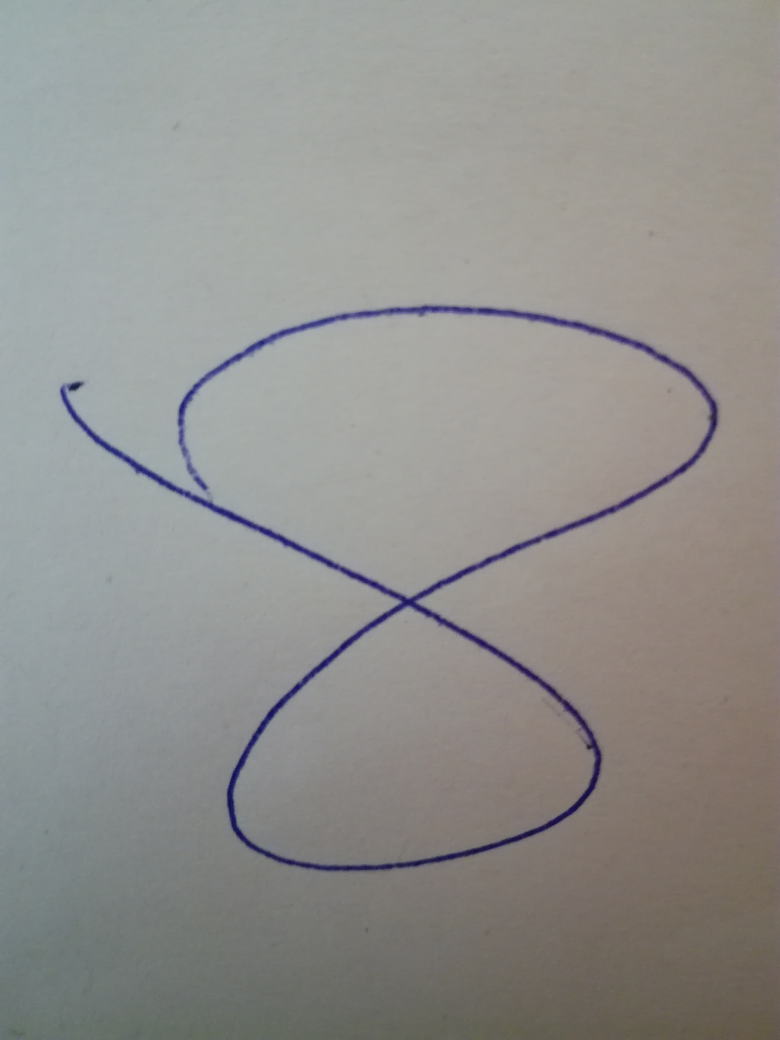
#> input picture test_data/test_image.jpg, 3120 x 4160 px (shown at 1/4 size)
$ python mnist_eval.py
#> lines starting #> are read from the running program, lines starting #| are printed output that depends on the picture; after the words box and inside, x2 and y2 are one past the last pixel; in counts of white or black regions, pixels touching at a corner belong together
import tensorflow as tf
import numpy as np
#import matplotlib.pyplot as plt
import cv2

import argparse
import os

import mnist_model

parser = argparse.ArgumentParser()

parser.add_argument('--image', type=str, default='./test_data/test_image.jpg',
                    help='Path to the image you want to test')

FLAGS = parser.parse_args()

img = cv2.imread(FLAGS.image)
#> img is the input picture: shape (4160, 3120, 3); mean B, G, R 141.5, 144.3, 145.1
img = cv2.cvtColor(img, cv2.COLOR_BGR2GRAY)
#> img: shape (4160, 3120)
(height, width) = img.shape
#> height = 4160; width = 3120
max_dim = max(height, width)
#> max_dim = 4160

img = cv2.normalize(img, 0, 255, norm_type = cv2.NORM_MINMAX)
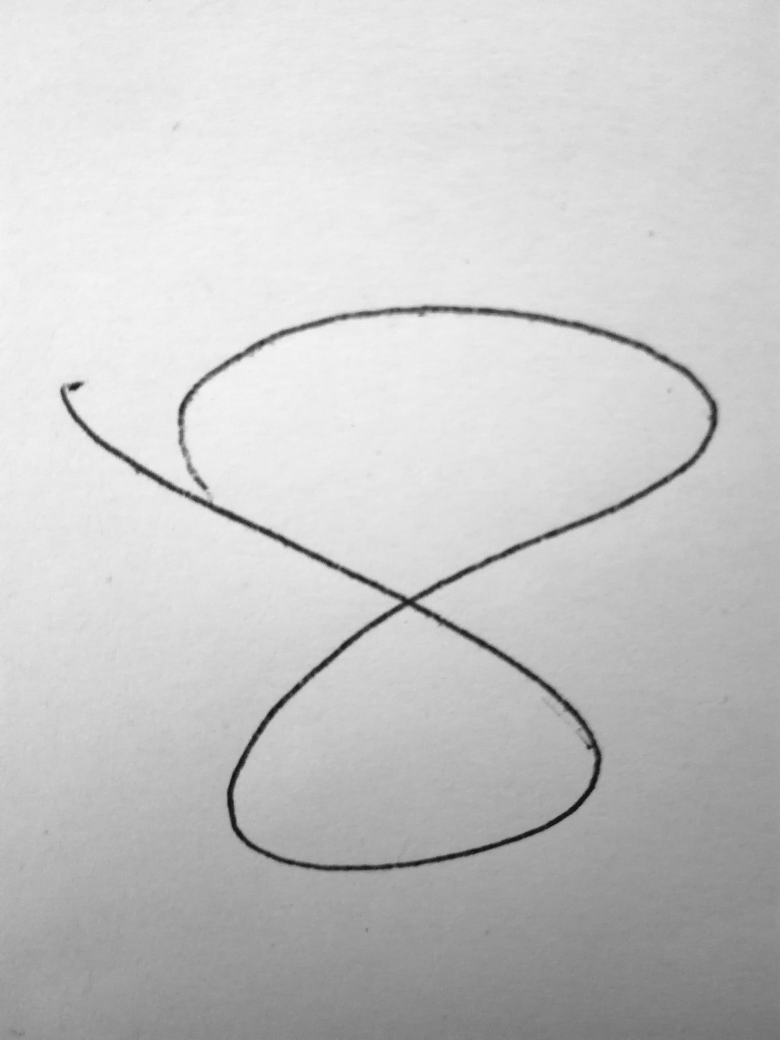
#> img: shape (4160, 3120) (shown at 1/4 size); min 0, max 255, mean 199.9

img_median = cv2.medianBlur(img, 7)
img_blurred1 = cv2.bilateralFilter(img_median, 9, 15, 30)

kernel_size = int(max_dim / (1.5 * 28))
#> kernel_size = 99
kernel = np.ones((kernel_size, kernel_size), np.uint8)
img_erode1 = cv2.erode(img_blurred1, kernel)
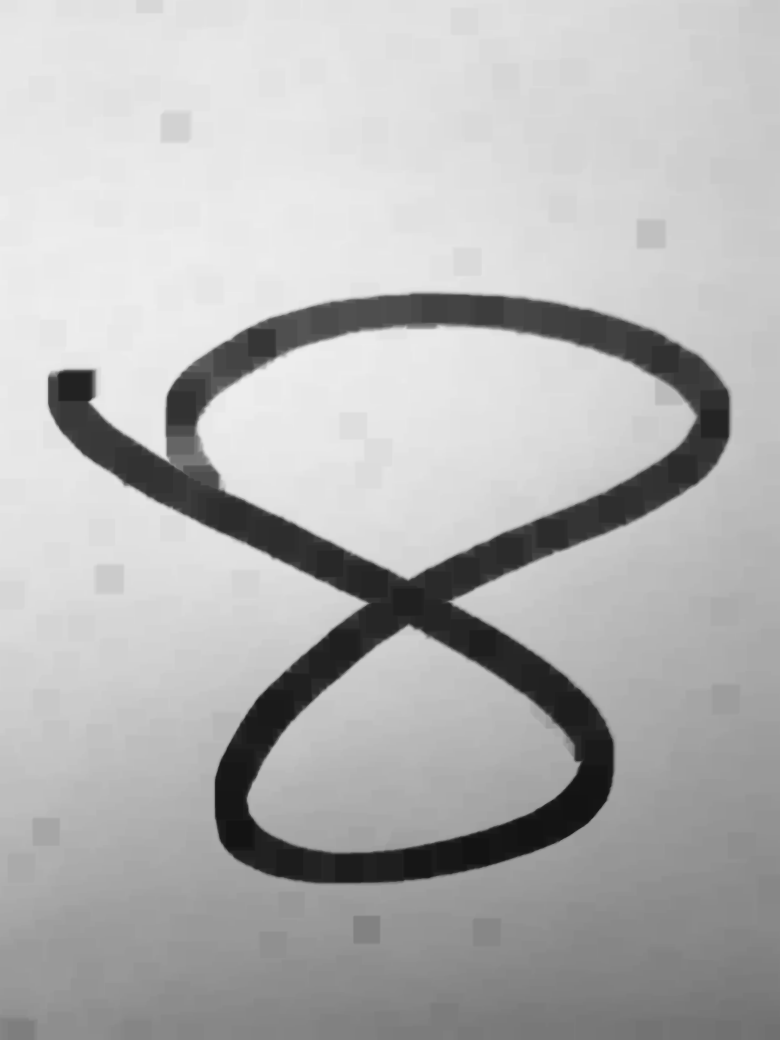
#> img_erode1: shape (4160, 3120) (shown at 1/4 size); min 19, max 237, mean 180.1

if height != width:
  if height > width:
    pad_size = int((height - width) / 2)
#> pad_size = 520
    img_padded1 = cv2.copyMakeBorder(img_erode1, 0, 0, pad_size, pad_size, cv2.BORDER_REPLICATE)
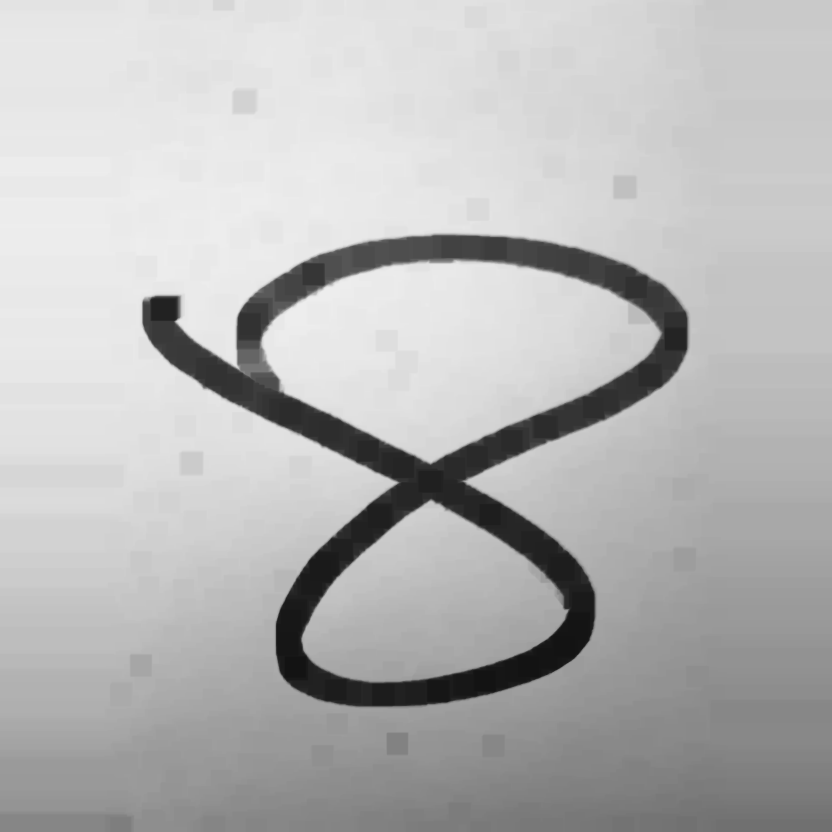
#> img_padded1: shape (4160, 4160) (shown at 1/5 size); min 19, max 237, mean 183.2
  else:
    pad_size = int((width - height) / 2)
    img_padded1 = cv2.copyMakeBorder(img_erode1, pad_size, pad_size, 0, 0, cv2.BORDER_REPLICATE)
else:
  img_padded1 = img_erode1

img_downscale1 = cv2.resize(img_padded1, (28, 28), interpolation=cv2.INTER_CUBIC)
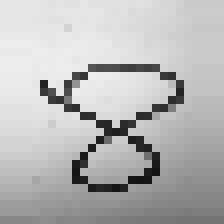
#> img_downscale1: shape (28, 28) (shown 8 times larger); min 19, max 237, mean 183.1

img_threshold1 = cv2.adaptiveThreshold(img_downscale1, 255, cv2.ADAPTIVE_THRESH_MEAN_C, cv2.THRESH_BINARY, 11, 30)
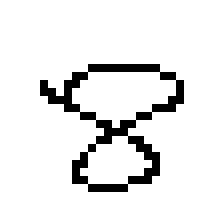
#> img_threshold1: shape (28, 28) (shown 8 times larger); 91.3% white; black in thin lines or dots, all inside (x1, y1, x2, y2) = (5, 8, 23, 24)

img_prep1 = cv2.bitwise_not(img_threshold1)
img_prep1 = (img_prep1 / 255).astype('float32')

# [8 lines of commented-out code are left out]
#> (the run stopped early here; a loop or call above may not have finished)
